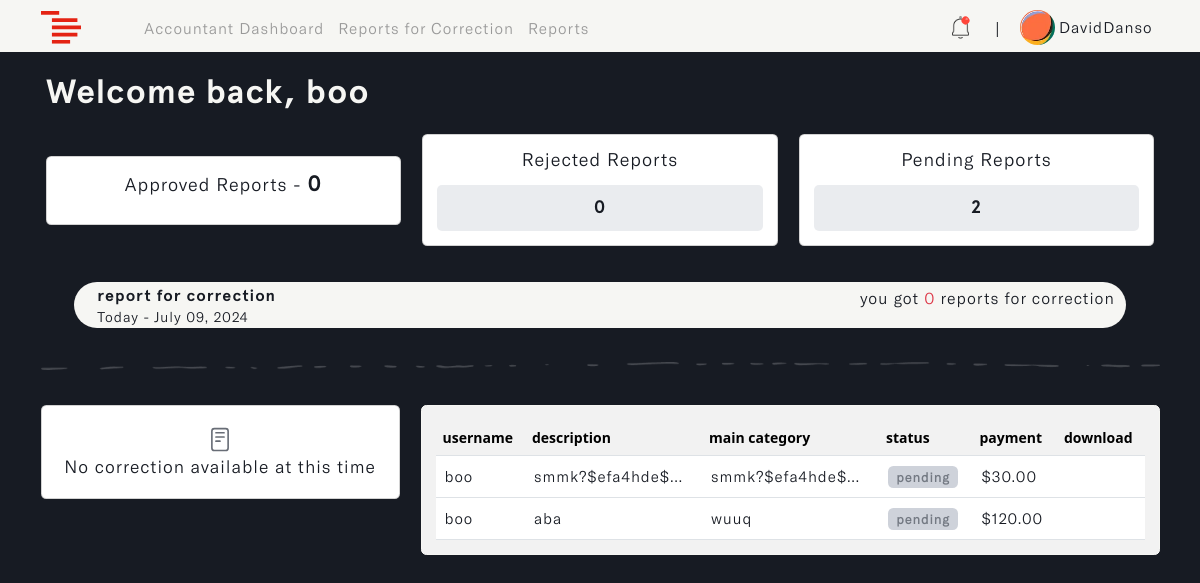
The page /accountant/dashboard (signed in) on the database as committed earlier.
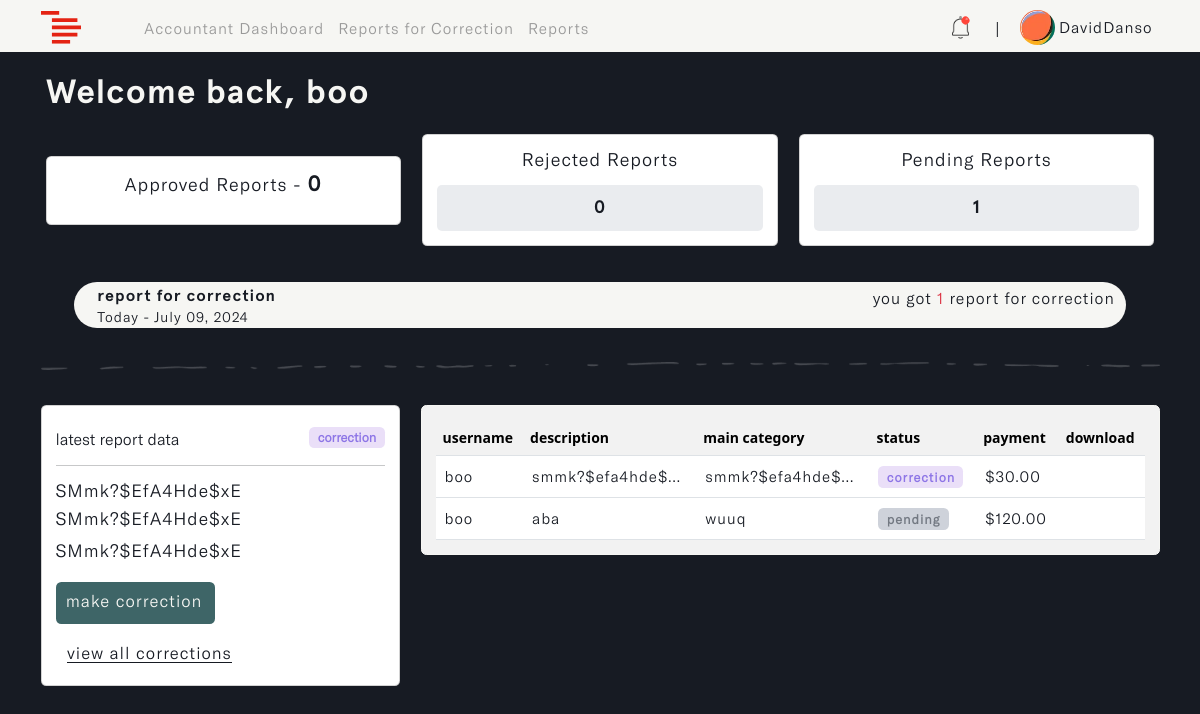
The same page on the database as committed later.
### accounts/models.py (models this page shows, shortened)
class User(AbstractUser):
    ROLES = (
        ('admin', 'Admin'),
        ('accountant', 'Accountant'),
    )
    role = models.CharField(max_length=20, choices=ROLES, default='admin')

class Profile(models.Model):
    user = models.OneToOneField(settings.AUTH_USER_MODEL, on_delete=models.CASCADE, blank=True, null=True)
    name = models.CharField(max_length=255, unique=True)
    username = models.CharField(max_length=255, unique=True, blank=True, null=True)
    email = models.EmailField(max_length=255, unique=True)
    updated_time_stamp = models.DateTimeField(auto_now=True)
    created_time_stamp = models.DateTimeField(auto_now_add=True)
    id = models.UUIDField(default=uuid.uuid4, primary_key=True, unique=True, editable=False)

### reports/models.py (models this page shows, shortened)
class Report(models.Model):
    STATUS = (
        ('pending', 'pending'),
        ('correction', 'correction'),
        ('approve', 'approve'),
        ('reject', 'reject')
    )
    account_owner = models.ForeignKey(Profile, on_delete=models.CASCADE, null=True, db_index=True)
    description = models.TextField(null=True, blank=True, db_index=True)
    main_category = models.CharField(max_length=255, null=True, blank=True, db_index=True)
    sub_category = models.CharField(max_length=255, null=True, blank=True, db_index=True)
    status = models.CharField(max_length=255, default="pending", null=True, blank=True, choices=STATUS, db_index=True)
    payment = models.DecimalField(max_digits=10, decimal_places=2, null=True, blank=True, default=0.00, db_index=True)
    report_note = models.TextField(null=True, blank=True, db_index=True)
    updated_time_stamp = models.DateTimeField(auto_now=True, db_index=True)
    created_time_stamp = models.DateTimeField(auto_now_add=True, db_index=True)
    id = models.UUIDField(default=uuid.uuid4, primary_key=True, unique=True, editable=False)
    class Meta:
        ordering = ['-updated_time_stamp']

### accountant/views.py (the view)
# urls.py: path('dashboard', views.accountant_dashboard, name='a_dashboard'),
@login_required(login_url='login')
def accountant_dashboard(request):
    user = request.user.profile
    all_reports = Report.objects.select_related('account_owner').filter(account_owner=user)
    correction = next((report for report in all_reports if report.status == 'correction'), None)
    status_counts = Report.objects.filter(account_owner=user).aggregate(
        approve_count=Count('id', filter=Q(status='approve')),
        reject_count=Count('id', filter=Q(status='reject')),
        pending_count=Count('id', filter=Q(status='pending')),
        correction_count=Count('id', filter=Q(status='correction')),
    )
    approve_count = status_counts['approve_count']
    reject_count = status_counts['reject_count']
    pending_count = status_counts['pending_count']
    correction_count = status_counts['correction_count']
    current_date = datetime.now().strftime("%B %d, %Y")
    context = {
        'reports': all_reports,
        'approve_count': approve_count,
        'reject_count': reject_count,
        'pending_count': pending_count,
        'correction_count': correction_count,
        'current_date': current_date,
        'correction': correction
    }
    return render(request, 'accountant/a_dashboard.html', context)

### accountant/templates/accountant/a_dashboard.html (shortened to what this page needs)
{% load static %}
{% load widget_tweaks %}
{% load humanize %}
<!DOCTYPE html>
<html lang="en" class="js has-scroll-init has-scroll-smooth">
  <head>
    <link rel="stylesheet" href="{% static '/css/bootstrap.min.css' %}" />
    <link rel="stylesheet" href="{% static '/css/a_dashboard.css' %}" />
  </head>
  <body
    id="pageTop"
    class="page-content"
    data-spy="scroll"
    data-target="#mainNav"
  >
    {% include 'nav.html' %}
    <main>
      <div data-scroll class="page page--layout-2" id="main">
        <div id="hero">
          <div class="container-fluid">
            <div class="hero-intro">
              <h1>Welcome back, {{request.user.profile.username}}</h1>
              <div class="row" id="dashboard_card">
                <div class="col-md-4 align-self-center">
                  <div class="card" id="main_card">
                    <div class="card-body">
                      <h6>
                        approved reports - <span>{{approve_count}}</span>
                      </h6>
                    </div>
                  </div>
                </div>
                <div class="col-md-4">
                  <div class="card">
                    <div class="card-body">
                      <h6 id="rejected_">
                        rejected reports
                      </h6>
                      <div id="stats">
                        <center>
                          <small>{{reject_count}}</small>
                        </center>
                      </div>
                    </div>
                  </div>
                </div>
                <div class="col-md-4">
                  <div class="card">
                    <div class="card-body">
                      <h6 id="pending_">
                        pending reports
                      </h6>
                      <div id="stats">
                        <center>
                          <small>{{pending_count}}</small>
                        </center>
                      </div>
                    </div>
                  </div>
                </div>
              </div>
            </div>
          </div>
        </div>
        <div id="correction">
          <div class="container">
            <div class="correction-intro">
              <h2 id="h2-text">
                <span id="move_txt">
                  report for correction <br />
                  <small>Today - {{current_date}}</small>
                </span>
              </h2>
              <h2 class="align-self-center" id="h2-icon">
                you got
                <span class="text-danger">{{correction_count}}</span>
                report{{ correction_count|pluralize }} for correction
              </h2>
            </div>
            <img
              src="{% static 'images/line.png'%}"
              class="img-fluid d-flex mx-auto"
              id="page_line"
              alt="page_line"
            />
            <div class="row">
              <div class="col-md-4" id="correction-card">
                <div class="card">
                  <div class="card-body">
                    {% if correction %}
                    <small
                      >latest report data
                      <span class="badge correction"
                        >{{correction.status}}</span
                      ></small
                    >
                    <hr />
                    <h3 id="description">
                      {{correction.description|truncatechars:40}}
                    </h3>
                    <h3 id="main_cat">
                      {{correction.main_category|truncatechars:30}}
                    </h3>
                    <h3 id="sub_cat">
                      {{correction.sub_category|truncatechars:30}}
                    </h3>
                    <a
                      href="{% url 'make-correction' correction.id %}"
                      id="corrections"
                      class="btn"
                    >
                       make
                      correction
                    </a>
                    <a
                      href="{% url 'corrections' %}"
                      id="all_corrections"
                      class="btn"
                    >
                      <span>view all corrections</span>
                    </a>
                    {% else %}
                    <img
                      src="{% static 'images/report-img.svg' %}"
                      class="img-fluid d-flex mx-auto"
                      id="report_img"
                      alt="report_img"
                    />
                    <h2>No correction available at this time</h2>
                    {% endif %}
                  </div>
                </div>
              </div>
              <div class="col-md-8" id="reports-table">
                {% if reports %}
                <div class="card">
                  <div class="card-body">
                    <table class="table table-hover" id="invoice_table">
                      <thead>
                        <tr>
                          <th scope="col">username</th>
                          <th scope="col">description</th>
                          <th scope="col">main category</th>
                          <th scope="col">status</th>
                          <th scope="col">payment</th>
                          <th scope="col">download</th>
                        </tr>
                      </thead>
                      <tbody>
                        {% for report in reports %}
                        <tr>
                          <td>{{report.account_owner.username}}</td>
                          <td>{{report.description|truncatechars:15}}</td>
                          <td>{{report.main_category|truncatechars:15}}</td>
                          <td>
                            {% if report.status == 'pending' %}
                            <span class="badge pending">pending</span>
                            {% elif report.status == 'reject' %}
                            <span class="badge reject">reject</span>
                            {% elif report.status == 'correction' %}
                            <span class="badge correction">correction</span>
                            {% else %}
                            <span class="badge approve">approve</span>
                            {% endif %}
                          </td>
                          <td>${{report.payment|floatformat:2|intcomma}}</td>
                          <td>
                          </td>
                        </tr>
                        {% endfor %}
                      </tbody>
                    </table>
                  </div>
                </div>
                {% endif %}
              </div>
            </div>
          </div>
        </div>
      </div>
    </main>
  </body>
</html>

### templates/nav.html (shortened to what this page needs)
{% load static %}
{% load active_link_tags %}
<nav class="navbar navbar-expand-lg fixed-top menu" id="mainNav">
  <div class="container">
    <a class="navbar-brand" href="#">
      <img
        src="{% static 'images/logo.svg' %}"
        class="img-fluid"
        id="logo"
        alt="logo"
      />
    </a>
    <div class="collapse navbar-collapse" id="navbarSupportedContent">
      {% if request.user.role == 'admin' %}
      <ul class="navbar-nav me-auto mb-2 mb-lg-0 left--links">
        <li class="nav-item">
          <a
            class="nav-link {% active_link 'dashboard' %}"
            href="{% url 'dashboard' %}"
            >Admin Dashboard</a
          >
        </li>
        <li class="nav-item">
          <a class="nav-link {% active_link 'users' %}" href="{% url 'users' %}"
            >Users</a
          >
        </li>
        <li class="nav-item">
          <a
            class="nav-link {% active_link 'pending-reports' %}"
            href="{% url 'pending-reports' %}"
            >Pending Reports</a
          >
        </li>
      </ul>
      {% elif request.user.role == 'accountant' %}
      <ul class="navbar-nav me-auto mb-2 mb-lg-0 left--links">
        <li class="nav-item">
          <a
            class="nav-link {% active_link 'a_dashboard' %}"
            href="{% url 'a_dashboard' %}"
            >Accountant Dashboard</a
          >
        </li>
        <li class="nav-item">
          <a
            class="nav-link {% active_link 'corrections' %}"
            href="{% url 'corrections' %}"
            >Reports for Correction</a
          >
        </li>
        <li class="nav-item">
          <a
            class="nav-link {% active_link 'reports' %}"
            href="{% url 'reports' %}"
            >Reports</a
          >
        </li>
      </ul>
      {% endif %}
      <ul class="navbar-nav mb-2 mb-lg-0" id="rightNav">
        <li class="nav-item align-self-center">
          <a class="nav-link" href="{% url 'corrections' %}">
            <img
              id="notification_img"
              src="{% static '/images/notification.png' %}"
              class="img-fluid"
              alt="notification_img"
            />
            <sup
              ><img
                id="notification_dot"
                src="{% static '/images/dot.svg' %}"
                class="img-fluid"
                alt="notification_dot"
            /></sup>
          </a>
        </li>
        <li class="nav-item align-self-center" id="nav_span"><span>|</span></li>
        <li class="nav-item dropdown">
          <a class="nav-link" href="{% url 'profile' %}">
            <img
              id="profile_img"
              src="{% static '/images/avatar.webp' %}"
              class="img-fluid rounded-circle"
              alt="profile_img"
            />
            <small>{{request.user.profile.name}}</small>
          </a>
        </li>
      </ul>
    </div>
  </div>
</nav>

Rows that differ between the two databases and show on the page:
changed Report "smmk?$efa4hde$…": status (not shown) → "correction"; description (not shown) → "SMmk?$EfA4Hde$xE"; main_category (not shown) → "SMmk?$EfA4Hde$xE"; sub_category (not shown) → "SMmk?$EfA4Hde$xE"; status "pending" → "correction"
Other text that changed with them:
{{ pending_count }}: "2" → "1"
{{ correction_count }}: "0" → "1"
text no longer shown: "No correction available at this time"
text now shown: "latest report data make correction view all corrections"
